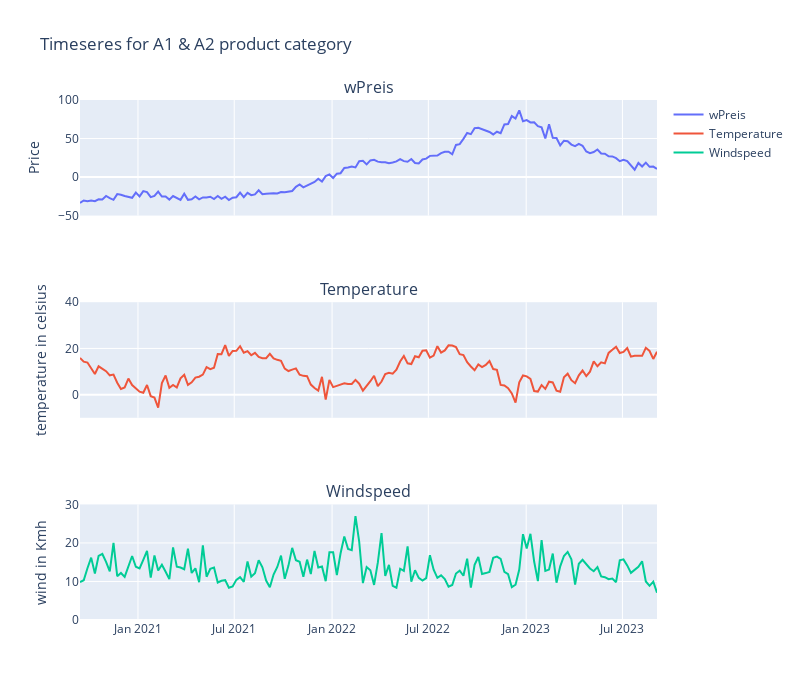

Notebook cell for this chart:
### Code cell
fig = make_subplots(rows=3, cols=1, shared_xaxes=True, subplot_titles=("wPreis", "Temperature", "Windspeed"))

fig.add_trace(go.Scatter(x=wd_A1A2_20212223.date, y=wd_A1A2_20212223.wPreis, mode='lines', name='wPreis'), row=1, col=1)
fig.add_trace(go.Scatter(x=wd_A1A2_20212223.date, y=wd_A1A2_20212223.temperature_2m, mode='lines', name='Temperature'), row=2, col=1)
fig.add_trace(go.Scatter(x=wd_A1A2_20212223.date, y=wd_A1A2_20212223.windspeed_10m, mode='lines', name='Windspeed'), row=3, col=1)

fig.update_yaxes(title_text="Price", row=1, col=1, range=[-50, 100])
fig.update_yaxes(title_text="temperature in celsius", row=2, col=1, range=[-10, 40])
fig.update_yaxes(title_text="wind in Kmh", row=3, col=1, range=[0, 30])

fig.update_layout(height=700, width=800, title_text="Timeseres for A1 & A2 product category")

fig.show()

### Figure 1 — Plotly figure (JSON) as saved in the notebook; plotly's stock layout.template omitted (floating-point values rounded to 4 significant figures; data arrays with more than 128 entries replaced by an {"elided": "..."} marker saying what was removed)
{"data": [{"mode": "lines", "name": "wPreis", "type": "scatter", "x": {"elided": "156 str values"}, "xaxis": "x", "y": {"elided": "156 float values"}, "yaxis": "y"}, {"mode": "lines", "name": "Temperature", "type": "scatter", "x": {"elided": "156 str values"}, "xaxis": "x2", "y": {"elided": "156 float values"}, "yaxis": "y2"}, {"mode": "lines", "name": "Windspeed", "type": "scatter", "x": {"elided": "156 str values"}, "xaxis": "x3", "y": {"elided": "156 float values"}, "yaxis": "y3"}], "layout": {"annotations": [{"font": {"size": 16}, "showarrow": false, "text": "wPreis", "x": 0.5, "xanchor": "center", "xref": "paper", "y": 1, "yanchor": "bottom", "yref": "paper"}, {"font": {"size": 16}, "showarrow": false, "text": "Temperature", "x": 0.5, "xanchor": "center", "xref": "paper", "y": 0.6111, "yanchor": "bottom", "yref": "paper"}, {"font": {"size": 16}, "showarrow": false, "text": "Windspeed", "x": 0.5, "xanchor": "center", "xref": "paper", "y": 0.2222, "yanchor": "bottom", "yref": "paper"}], "height": 700, "title": {"text": "Timeseres for A1 & A2 product category"}, "width": 800, "xaxis": {"anchor": "y", "domain": [0, 1], "matches": "x3", "showticklabels": false}, "xaxis2": {"anchor": "y2", "domain": [0, 1], "matches": "x3", "showticklabels": false}, "xaxis3": {"anchor": "y3", "domain": [0, 1]}, "yaxis": {"anchor": "x", "domain": [0.7778, 1], "range": [-50, 100], "title": {"text": "Price"}}, "yaxis2": {"anchor": "x2", "domain": [0.3889, 0.6111], "range": [-10, 40], "title": {"text": "temperature in celsius"}}, "yaxis3": {"anchor": "x3", "domain": [0, 0.2222], "range": [0, 30], "title": {"text": "wind in Kmh"}}}}
